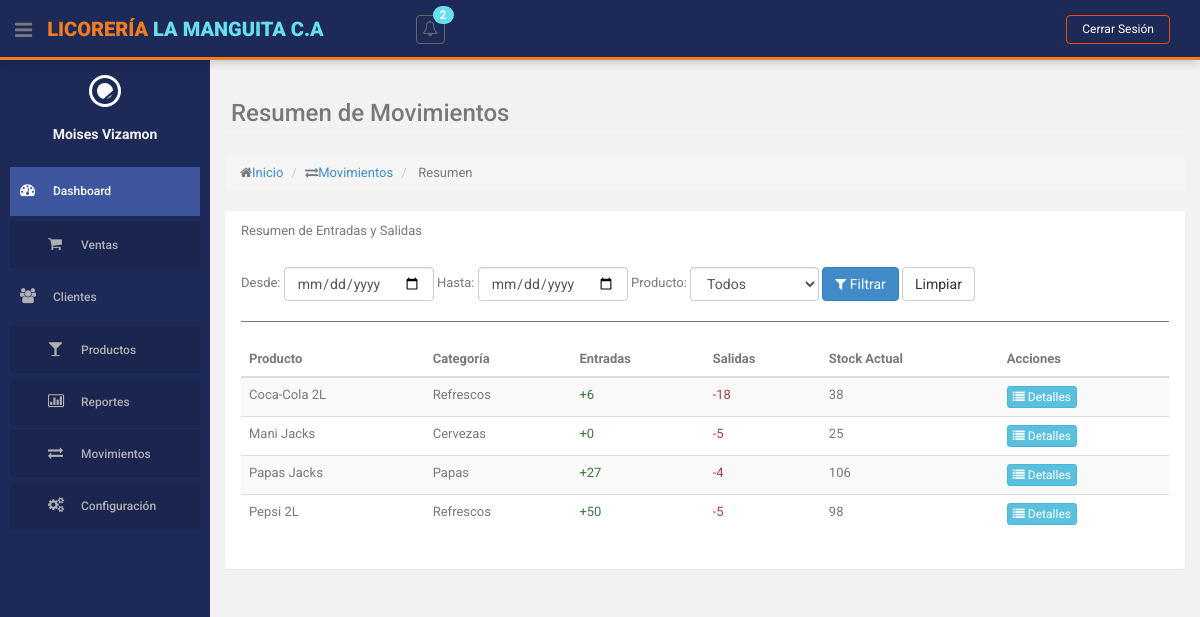
Before: /index.php?action=movimientos-inventario&method=resumen (signed in) with the older database file.
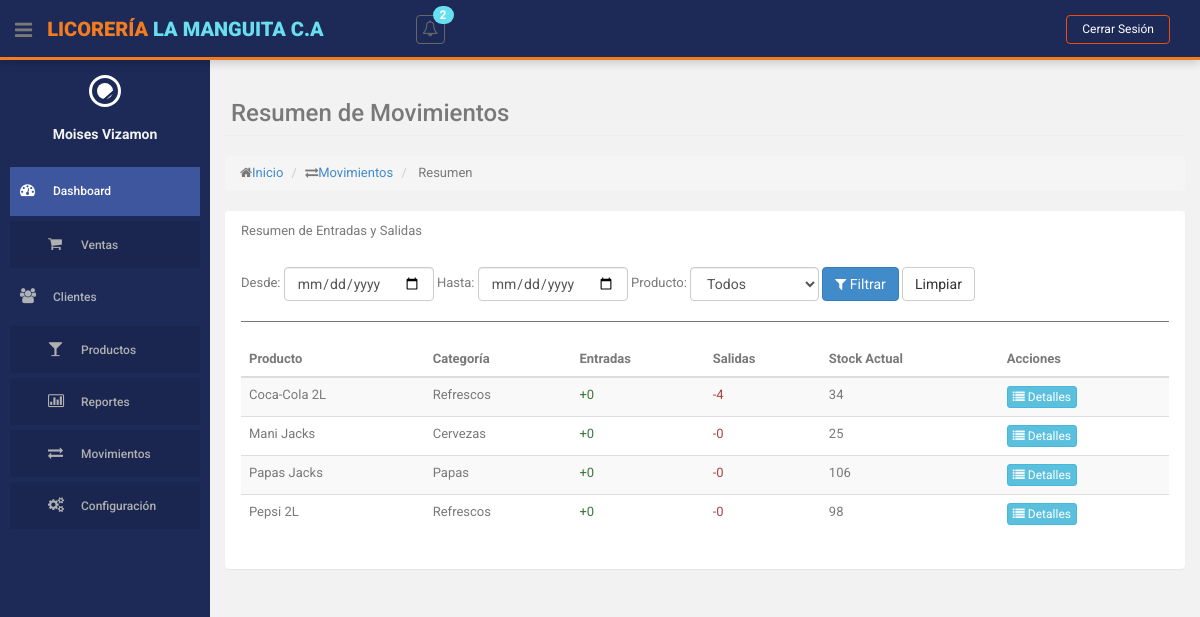
After: the same page with the newer database file.
### tables this page shows
CREATE TABLE `producto` (
  `id` int(10) NOT NULL,
  `descripcion` varchar(255) NOT NULL,
  `cantidad` int(255) NOT NULL,
  `precio` decimal(10,2) NOT NULL,
  `id_categoria` int(11) NOT NULL,
  `id_estatus` int(11) NOT NULL
);

CREATE TABLE `categorias` (
  `id` int(11) NOT NULL,
  `nombre` varchar(255) NOT NULL,
  `id_tipo_categoria` int(11) NOT NULL,
  `id_estatus` int(11) NOT NULL
);

### controllers/MovimientoInventarioController.php (called while the page is built, shortened)
<?php
class MovimientoInventarioController
{
    private $model;
    private $productoModel;
    public function __construct()
    {
        require_once ROOT_PATH . 'models/MovimientoInventarioModel.php';
        $this->model = new MovimientoInventarioModel();
        $this->productoModel = new ProductoModel();
    }
    public function resumen()
    {
        $filtros = [];
        $resumen = $this->model->obtenerResumenMovimientos($filtros);
        $productos = $this->productoModel->obtenerTodosProductos();
        $this->loadView('movimientos_inventario/resumen', [
            'resumen' => $resumen,
            'productos' => $productos,
            'filtros' => $filtros
        ]);
    }
    private function loadView($view, $data = [])
    {
        extract($data);
        require ROOT_PATH . 'views/layouts/header.php';
        require ROOT_PATH . 'views/' . $view . '.php';
        require ROOT_PATH . 'views/layouts/footer.php';
    }
}

### models/MovimientoInventarioModel.php (called while the page is built, shortened)
<?php
class MovimientoInventarioModel
{
    private $db;
    public function __construct()
    {
        require_once ROOT_PATH . 'config/database.php';
        $database = new Database();
        $this->db = $database->getConnection();
    }
    public function obtenerResumenMovimientos($filtros = [])
    {
        $query = "SELECT
                    p.id,
                    p.descripcion as producto,
                    c.nombre as categoria,
                    SUM(CASE WHEN mi.tipo_movimiento = 'ENTRADA' AND mi.id_estatus = 1 THEN mi.cantidad ELSE 0 END) as entradas,
                    SUM(CASE WHEN mi.tipo_movimiento = 'SALIDA' AND mi.id_estatus = 1 THEN mi.cantidad ELSE 0 END) as salidas,
                    p.cantidad as stock_actual
                  FROM producto p
                  JOIN categorias c ON p.id_categoria = c.id
                  LEFT JOIN movimientos_inventario mi ON p.id = mi.id_producto";
        $params = [];
        $query .= " GROUP BY p.id, p.descripcion, c.nombre, p.cantidad
                    ORDER BY p.descripcion";
        $stmt = $this->db->prepare($query);
        $stmt->execute($params);
        return $stmt->fetchAll(PDO::FETCH_ASSOC);
    }
}

### config/database.php (called while the page is built, shortened)
<?php
class Database {
    private $host = 'localhost';
    private $db_name = 'licoreria';
    private $username = 'root';
    private $password = '';
    public function getConnection() {
        $this->conn = null;
        try {
            $this->conn = new PDO(
                "mysql:host=" . $this->host . ";dbname=" . $this->db_name,
                $this->username,
                $this->password
            );
            $this->conn->exec("set names utf8");
            $this->conn->setAttribute(PDO::ATTR_ERRMODE, PDO::ERRMODE_EXCEPTION);
        } catch(PDOException $exception) {
            echo "Error de conexión: " . $exception->getMessage();
        }
        return $this->conn;
    }
}
?>

### views/movimientos_inventario/resumen.php (the view, shortened to what the changed rows need)
<section id="main-content">
    <section class="wrapper">
        <div class="row">
            <div class="col-lg-12">
                <section class="panel">
                    <div class="panel-body">
                        <table class="table table-striped table-advance table-hover">
                            <thead>
                                <tr>
                                    <th>Producto</th>
                                    <th>Categoría</th>
                                    <th>Entradas</th>
                                    <th>Salidas</th>
                                    <th>Stock Actual</th>
                                    <th>Acciones</th>
                                </tr>
                            </thead>
                            <tbody>
                                <?php foreach ($resumen as $item): ?>
                                    <tr>
                                        <td><?= htmlspecialchars($item['producto']); ?></td>
                                        <td><?= $item['categoria']; ?></td>
                                        <td class="text-success">+<?= $item['entradas']; ?></td>
                                        <td class="text-danger">-<?= $item['salidas']; ?></td>
                                        <td><?= $item['stock_actual']; ?></td>
                                        <td>
                                            <a href="<?= BASE_URL ?>index.php?action=movimientos-inventario&method=porProducto&id=<?= $item['id']; ?>"
                                                class="btn btn-info btn-xs" title="Ver Detalles">
                                                <i class="fa fa-list"></i> Detalles
                                            </a>
                                        </td>
                                    </tr>
                                <?php endforeach; ?>
                            </tbody>
                        </table>
                    </div>
                </section>
            </div>
        </div>
    </section>
</section>

Changed rows visible on the page:
changed producto "Coca-Cola 2L": entradas "6" → "0"; salidas "18" → "4"; cantidad "38" → "34"
computed for producto "Mani Jacks": salidas "5" → "0"
computed for producto "Papas Jacks": entradas "27" → "0"; salidas "4" → "0"
computed for producto "Pepsi 2L": entradas "50" → "0"; salidas "5" → "0"
